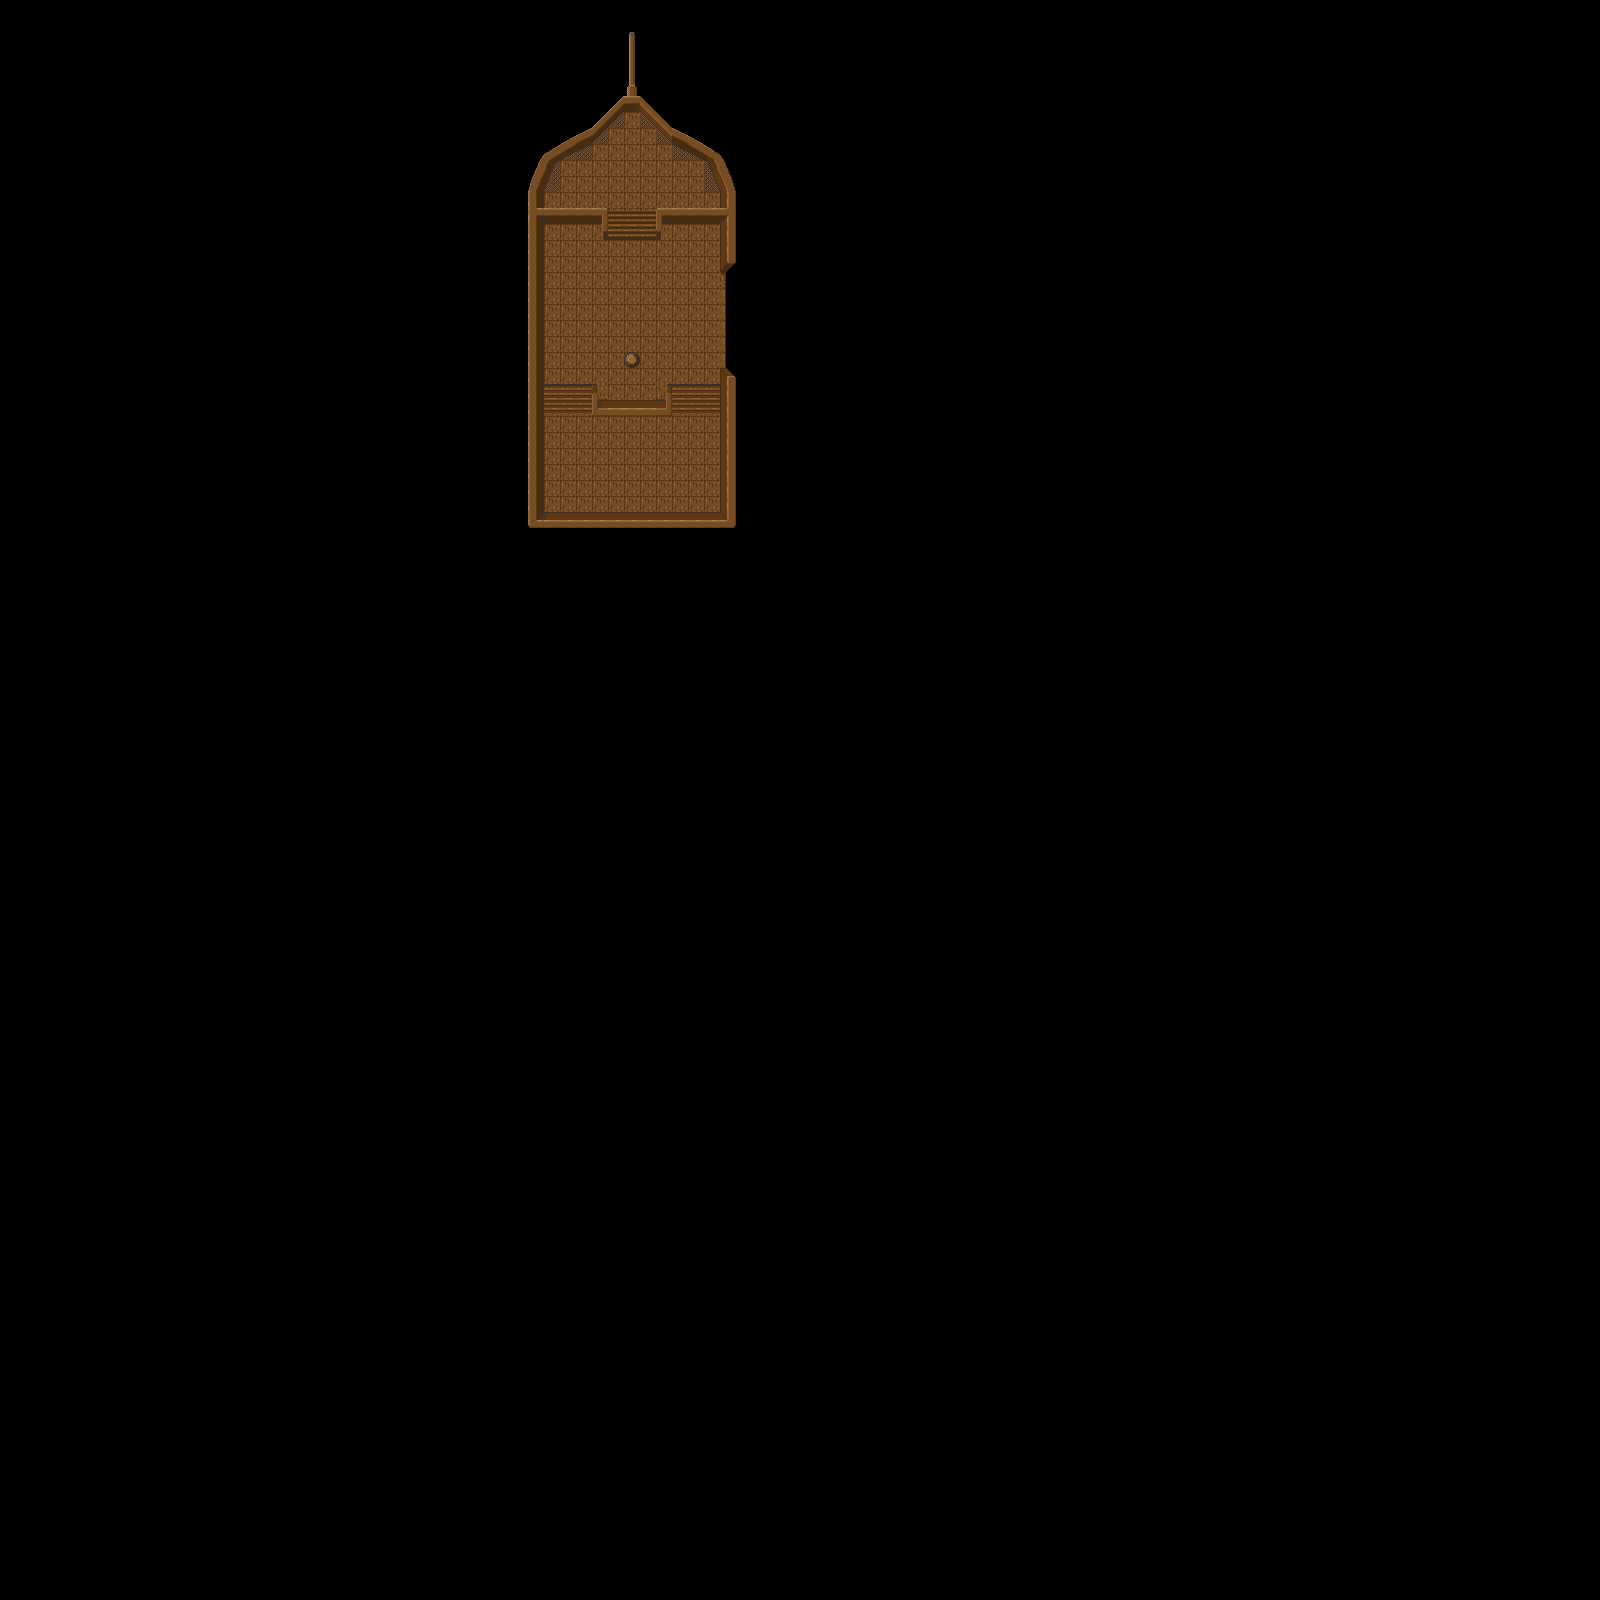

A 2D game scene composited from a Tiled map and its tileset images. What follows is a short description and the map's XML, with each tile layer's data collapsed to a summary:
An orthogonal 100x100 tile map with 16x16 px tiles, 2 tile layers (Boat, TrashZone), 1 hidden layer not drawn, 3 tilesets and 7 objects (center, drop_zone0).

<map version="1.2" tiledversion="1.2.1" orientation="orthogonal" renderorder="right-down" width="100" height="100" tilewidth="16" tileheight="16" infinite="0" nextlayerid="6" nextobjectid="13">
 <tileset firstgid="1" source="../WoodenTiles2.tsx" />
 <tileset firstgid="81" source="../water.tsx" />
 <tileset firstgid="105" source="../Cargo.tsx" />
 <layer id="1" name="Water" width="100" height="100" visible="0">
  <data>[10000 cells, 332 non-empty, 2 distinct tile ids]</data>
 </layer>
 <layer id="3" name="Boat" width="100" height="100">
  <data>[10000 cells, 327 non-empty, 56 distinct tile ids]</data>
 </layer>
 <layer id="4" name="TrashZone" width="100" height="100">
  <data>[10000 cells, 6 non-empty, 2 distinct tile ids]</data>
 </layer>
 <objectgroup id="2" name="Cargo" visible="0">
  <object id="5" gid="128" x="592" y="243" width="48" height="64" />
  <object id="6" gid="117" x="559.5" y="265.5" width="48" height="32" />
  <object id="8" gid="112" x="615" y="279" width="48" height="32" />
  <object id="9" gid="132" x="591" y="388" width="80" height="32" />
  <object id="10" gid="125" x="560" y="353" width="16" height="16" />
 </objectgroup>
 <objectgroup id="5" name="KeyItems">
  <object id="11" name="center" x="632" y="328.833">
   <ellipse />
  </object>
  <object id="12" name="drop_zone0" x="608.667" y="448" width="48" height="48">
   <properties>
    <property name="craneleft" type="bool" value="true" />
   </properties>
  </object>
 </objectgroup>
</map>
